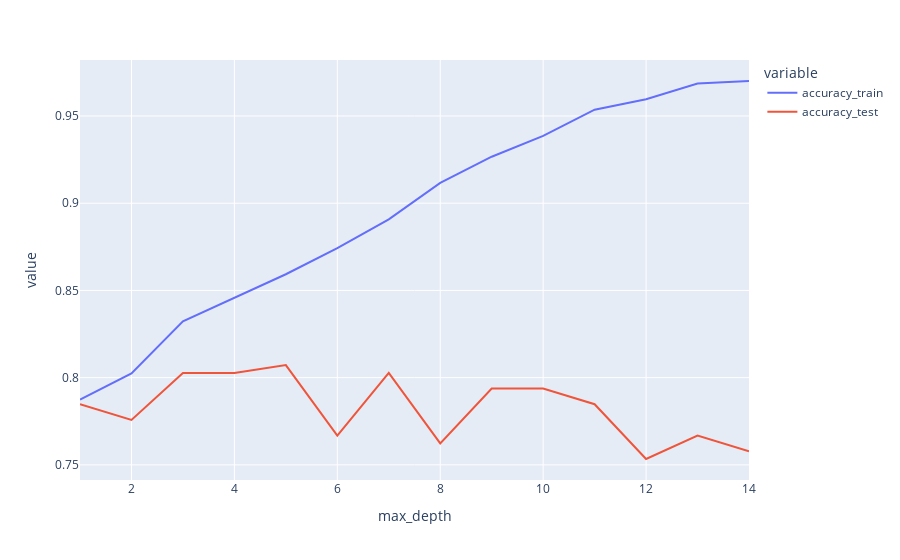

Here is the notebook cell this chart was saved with:
### Code cell
accuracy_results = []

for i in range(1, 15, 1):
    model = model = DecisionTreeClassifier(max_depth=i)
    model.fit(X_train,y_train)
    y_pred_train = model.predict(X_train)
    y_pred_test = model.predict(X_test)
    accuracy_train = np.mean(y_pred_train == y_train)
    accuracy_test = np.mean(y_pred_test == y_test)
    accuracy_results.append({'accuracy_train': accuracy_train, 'accuracy_test': accuracy_test, 'max_depth': i})

px.line(pd.DataFrame(accuracy_results).melt(id_vars='max_depth'),
        x='max_depth', y='value', color='variable')

### Figure 1 — Plotly figure (JSON) as saved in the notebook; plotly's stock layout.template omitted (floating-point values rounded to 4 significant figures)
{"data": [{"hovertemplate": "variable=accuracy_train<br>max_depth=%{x}<br>value=%{y}<extra></extra>", "legendgroup": "accuracy_train", "line": {"color": "#636efa", "dash": "solid"}, "marker": {"symbol": "circle"}, "mode": "lines", "name": "accuracy_train", "orientation": "v", "showlegend": true, "type": "scatter", "x": [1, 2, 3, 4, 5, 6, 7, 8, 9, 10, 11, 12, 13, 14], "xaxis": "x", "y": [0.7874, 0.8024, 0.8323, 0.8458, 0.8593, 0.8743, 0.8907, 0.9117, 0.9266, 0.9386, 0.9536, 0.9596, 0.9686, 0.9701], "yaxis": "y"}, {"hovertemplate": "variable=accuracy_test<br>max_depth=%{x}<br>value=%{y}<extra></extra>", "legendgroup": "accuracy_test", "line": {"color": "#EF553B", "dash": "solid"}, "marker": {"symbol": "circle"}, "mode": "lines", "name": "accuracy_test", "orientation": "v", "showlegend": true, "type": "scatter", "x": [1, 2, 3, 4, 5, 6, 7, 8, 9, 10, 11, 12, 13, 14], "xaxis": "x", "y": [0.7848, 0.7758, 0.8027, 0.8027, 0.8072, 0.7668, 0.8027, 0.7623, 0.7937, 0.7937, 0.7848, 0.7534, 0.7668, 0.7578], "yaxis": "y"}], "layout": {"legend": {"title": {"text": "variable"}, "tracegroupgap": 0}, "margin": {"t": 60}, "xaxis": {"anchor": "y", "domain": [0, 1], "title": {"text": "max_depth"}}, "yaxis": {"anchor": "x", "domain": [0, 1], "title": {"text": "value"}}}}
